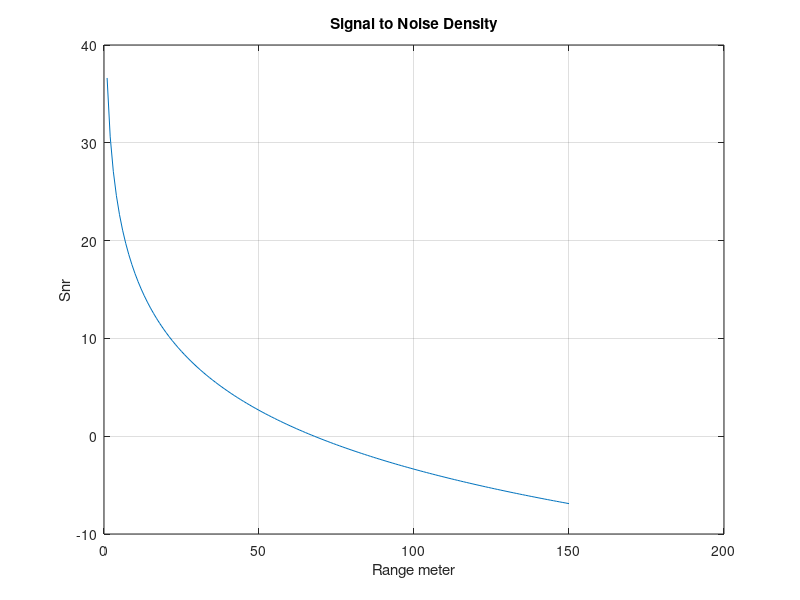
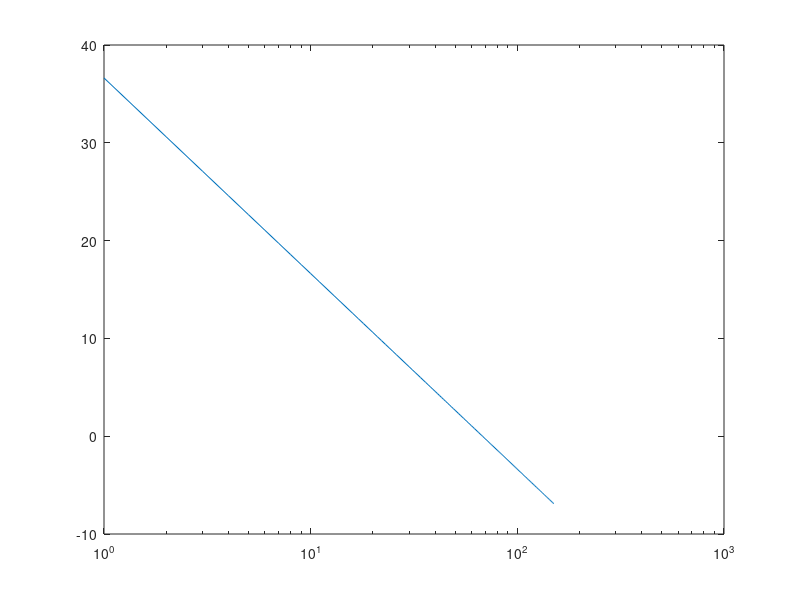

These charts were generated, in order, by the following MATLAB code:
%Find the SNR vs Range
clc
close all
clearvars

%Estimated Noise Power
EstNoisePwrdBm=-90;

%Received power
PtxdBm = 12; % Datasheet
Fudge=6;
GtxdBi = 14+Fudge;

GrxdBi = 10;
SigmadB = 5;
ThetaAzRad = (56/180);
ThetaElRad = (28/180);
lamda= 0.003893409;


R=1:1:150;

Prx = PtxdBm + GtxdBi + GrxdBi + 10*log10(ThetaAzRad) + 10*log10(ThetaElRad)...
    + 10*log10(pi/4)+10*log10(lamda^2)-(10*log10(((4*pi)^3)*(R.^2)));

%Signal to Noise density
Snr = Prx-EstNoisePwrdBm;

%Signal to Noise density
SnrDensity = Prx-(EstNoisePwrdBm-10*log10(256));

%Convert to Ti

plot(R,Snr)
title('Signal to Noise Density')
xlabel('Range meter')
ylabel('Snr')
grid
figure
semilogx(Snr)
